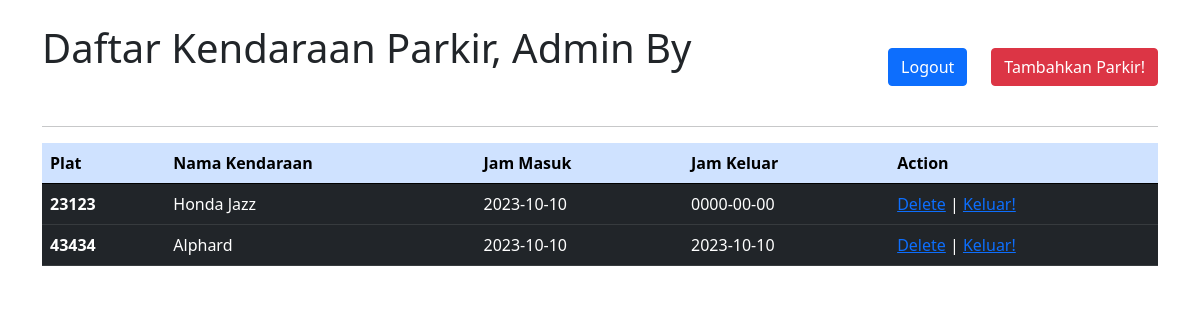
Before: / with the older database file.
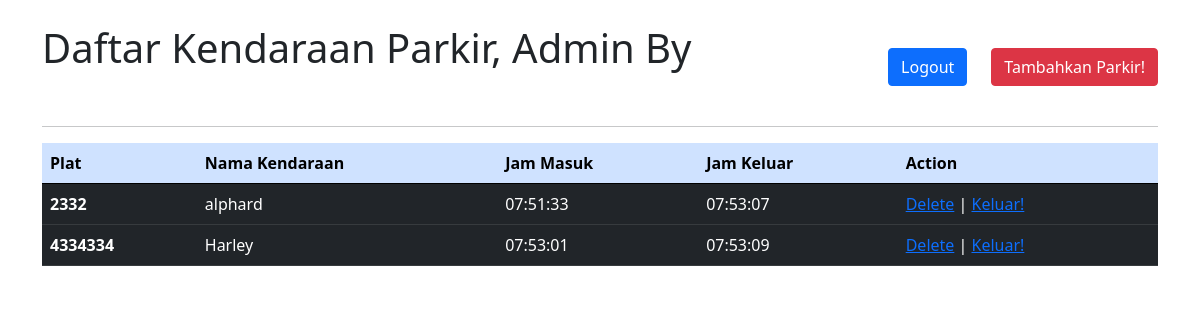
After: the same page with the newer database file.
### tables this page shows
CREATE TABLE `kendaraan` (
  `plat` int(11) NOT NULL,
  `namakendaraan` varchar(50) NOT NULL,
  `masuk` time NOT NULL,
  `keluar` time NOT NULL
);

### config/config.php (called while the page is built, shortened)
<?php
$host = "localhost";
$password = "";
$user = "root";
$db = "parkir";
$conn = mysqli_connect($host, $user, $password, $db);
function query($query){
    global $conn;
    $result = mysqli_query($conn, $query);
    $data = array();
    while ($row = mysqli_fetch_assoc($result)) {
        $data[] = $row;
    }
    return $data;
}
?>

### index.php (the view, shortened to what this page needs)
<?php
include 'config/config.php';
$query = "SELECT * FROM kendaraan";
$hasil = query($query);
?>
<!doctype html>
<html lang="en">
<head>
    <link href="https://cdn.jsdelivr.net/npm/bootstrap@5.0.2/dist/css/bootstrap.min.css"
          rel="stylesheet"
>
</head>
<body>
<div class="container pt-4">
    <div class="d-flex justify-content-between">
        <div><h1>Daftar Kendaraan Parkir, Admin By <a href=""><?php  echo $_SESSION["nama_lengkap"]  ?></a></h1></div>
        <div</div>
        <div><a href="logout.php" class="btn btn-primary m-4">Logout</a><a href="tambah.php" class="btn btn-danger">Tambahkan Parkir!</a></div>
    </div>
    <hr>
    <table class="table">
        <thead>
        <tr class="table-primary">
            <th scope="col">Plat</th>
            <th scope="col">Nama Kendaraan</th>
            <th scope="col">Jam Masuk</th>
            <th scope="col">Jam Keluar</th>
            <th scope="col">Action</th>
        </tr>
        </thead>
        <tbody>
        <?php foreach ($hasil as $item) { ?>
            <tr class="table-dark">
                <th scope="row"><?php echo $item["plat"]; ?></th>
                <td><?php echo $item["namakendaraan"]; ?></td>
                <td><?php echo $item["masuk"]; ?></td>
                <td><?php echo $item["keluar"]; ?></td>
                <td>
                    <a href="delete.php?plat=<?php echo $item['plat']; ?>">Delete</a> |
                    <a href="edit.php?plat=<?php echo $item['plat']  ?>">Keluar!</a>
                </td>
            </tr>
        <?php } ?>
        </tbody>
    </table>
</div>
</body>
</html>

Changed rows visible on the page:
removed kendaraan: plat "23123", namakendaraan "Honda Jazz", masuk "2023-10-10", keluar "0000-00-00"
removed kendaraan: plat "43434", namakendaraan "Alphard", masuk "2023-10-10", keluar "2023-10-10"
added kendaraan: plat "2332", namakendaraan "alphard", masuk "07:51:33", keluar "07:53:07"
added kendaraan: plat "4334334", namakendaraan "Harley", masuk "07:53:01", keluar "07:53:09"
